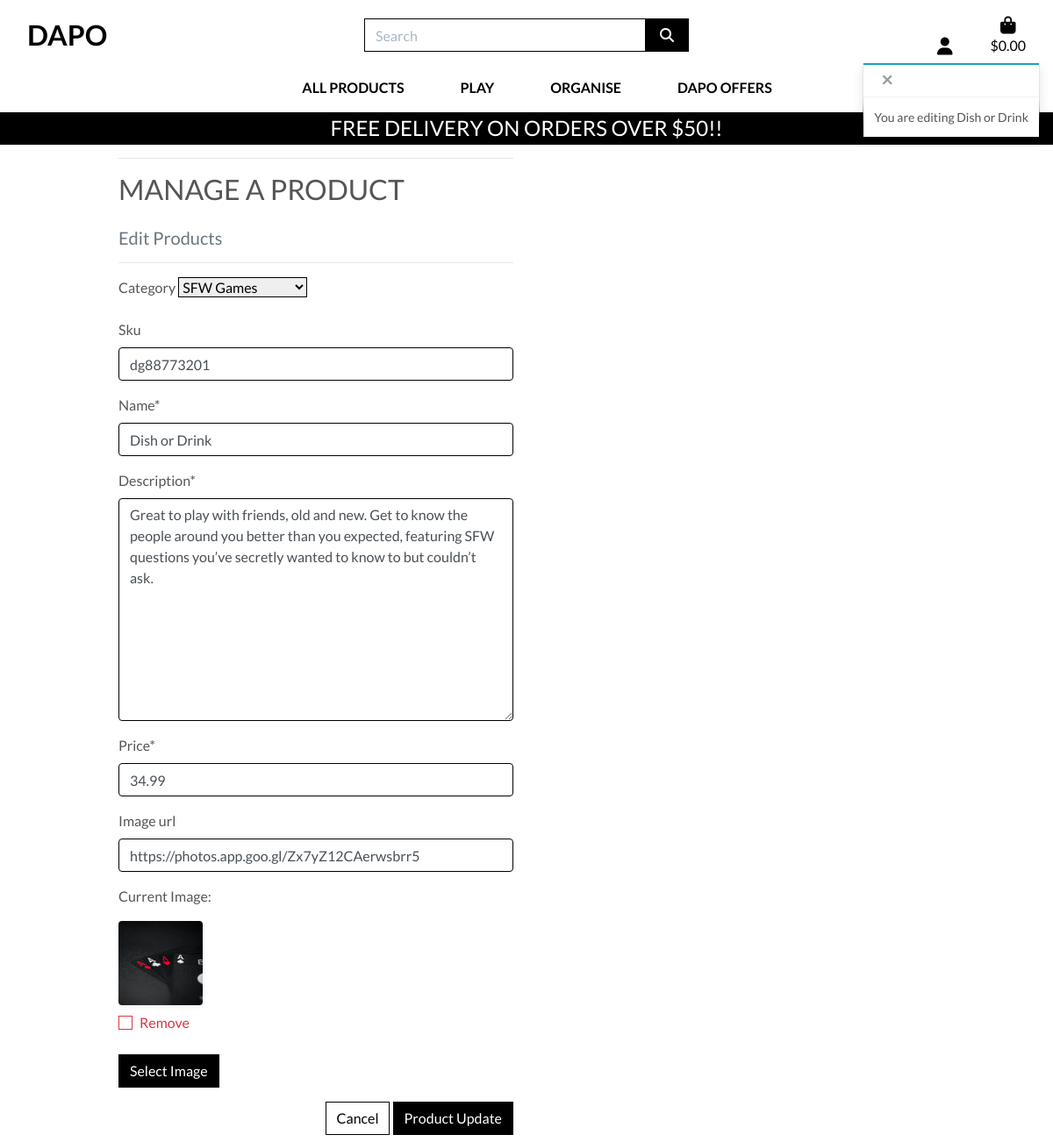
Page /products/edit/1/ (signed in) on the committed database.
### products/models.py (models this page shows, shortened)
class Product(models.Model):
    category = models.ForeignKey('Category', null=True, blank=True, on_delete=models.SET_NULL)
    sku = models.CharField(max_length=254, null=True, blank=True)
    name = models.CharField(max_length=254)
    description = models.TextField()
    price = models.DecimalField(max_digits=6, decimal_places=2)
    image_url = models.URLField(max_length=1024, null=True, blank=True)
    image = models.ImageField(null=True, blank=True)

### products/views.py (the view)
# urls.py: path('edit/<int:product_id>/', views.edit_product, name='edit_product'),
@login_required
def edit_product(request, product_id):
    if not request.user.is_superuser:
        messages.error(request, 'Sorry, only store owners can do that.')
        return redirect(reverse('home'))
    product = get_object_or_404(Product, pk=product_id)
    if request.method == 'POST':
        form = ProductForm(request.POST, request.FILES, instance=product)
        if form.is_valid():
            form.save()
            messages.success(request, 'Successfully updated product!')
            return redirect(reverse('product_detail', args=[product.id]))
        else:
            messages.error(request,
                           ('Failed to update product. '
                            'Please ensure the form is valid.'))
    else:
        form = ProductForm(instance=product)
        messages.info(request, f'You are editing {product.name}')
    template = 'products/edit_product.html'
    context = {
        'form': form,
        'product': product,
    }
    return render(request, template, context)

### products/forms.py
class ProductForm(forms.ModelForm):
    class Meta:
        model = Product
        fields = '__all__'
    image = forms.ImageField(label='Image',
                             required=False,
                             widget=CustomClearableFileInput)
    def __init__(self, *args, **kwargs):
        super().__init__(*args, **kwargs)
        categories = Category.objects.all()
        web_names = [(c.id, c.get_web_name()) for c in categories]
        self.fields['category'].choices = web_names
        for field_name, field in self.fields.items():
            field.widget.attrs['class'] = 'border-black rounded-1'

### bag/contexts.py (called while the page is built, shortened)
def bag_contents(request):
    bag_items = []
    total = 0
    product_count = 0
    bag = request.session.get('bag', {})
    if total < settings.FREE_DELIVERY_THRESHOLD:
        delivery = total * Decimal(settings.STANDARD_DELIVERY_PERCENTAGE / 100)
        free_delivery_delta = settings.FREE_DELIVERY_THRESHOLD - total
    else:
        delivery = 0
        free_delivery_delta = 0
    grand_total = delivery + total
    context = {
        'bag_items': bag_items,
        'total': total,
        'product_count': product_count,
        'delivery': delivery,
        'free_delivery_delta': free_delivery_delta,
        'free_delivery_threshold': settings.FREE_DELIVERY_THRESHOLD,
        'grand_total': grand_total,
    }
    return context

### products/models.py (called while the page is built)
    def get_web_name(self):
        return self.web_name

### products/templates/products/edit_product.html (shortened to what this page needs)
{% extends "base.html" %}
{% load static %}
{% block page_header %}
    <div class="container header-container">
    </div>
{% endblock %}
{% block content %}
    <div class="overlay"></div>
    <div class="container">
        <div class="row">
            <div class="col-12 col-md-6">
                <hr>
                <h2 class="logo-font mb-4">Manage a Product</h2>
                <h5 class="text-muted">Edit Products</h5>
                <hr>
            </div>
        </div>
        <div class="row">
            <div class="col-12 col-md-6">
                <form method="POST" action="{% url 'edit_product' product.id %}" class="form mb-2" enctype="multipart/form-data">
                    {% for field in form %}
                        {% if field.name != 'image' %}
                            {{ field | as_crispy_field }}
                        {% else %}
                            {{ field }}
                        {% endif %}
                    {% endfor %}
                    <div class="text-right">
                        <a class="btn btn-outline-black rounded-0" href="{% url 'products' %}">Cancel</a>
                        <button class="btn btn-black rounded-0" type="submit">Product Update</button>
                    </div>
                </form>
            </div>
        </div>
    </div>
{% endblock %}

### static/css/base.css (style rules this page uses)
html { height: 100%; }
body { background: url(/static/Joyful-young-friends.jpg) no-repeat center center fixed; background-size: cover; height: calc(100vh - 164px); color: #555; font-family: 'Lato'; }
.logo-font { text-transform: uppercase; }
.btn-black { background: black; color: white; }
.btn-outline-black { background: white; color: black !important; border: 1px solid black; }
.border-black { border: 1px solid black !important; }
.overlay { height: 100%; width: 100%; top: 0; left: 0; position: fixed; background: white; z-index: -1; }
@media (min-width: 1200px) { .container { max-width: 80%; } }
@media (min-width: 992px) { .header-container { padding-top: 164px; } }

### rows in the picture
Product: category "SFW Games" "dg88773201" "Dish or Drink" "Great to play with friends, old and new. Get to know the people around you better than you expected, featuring SFW questions you’ve secretly wanted to know to but couldn’t ask." "34.99" "https://photos.app.goo.gl/Zx7yZ12CAerwsbrr5"

### other values in the picture
{{ free_delivery_threshold }} "50"
{{ message }} "You are editing Dish or Drink"
{{ widget.initial_text }} "Current Image"
{{ widget.clear_checkbox_label }} "Remove"
